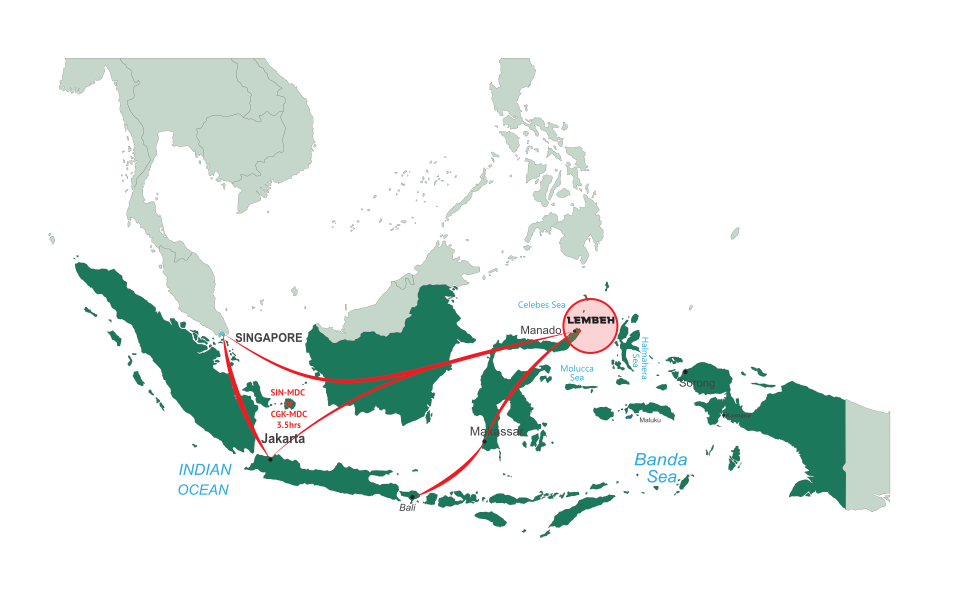
#> input picture design-src/maps/getting-here/base-clean.png, 3810 x 2460 px (shown at 1/4 size)
$ python build_web_images.py
#> lines starting #> are read from the running program, lines starting #| are printed output that depends on the picture
"""Build the web images for the "Getting here" fly map from the clean master.

    base-clean.png  (3810x2460, exported from Affinity with routes kept, planes/Raja
                     Ampat circle/Sorong routes hidden — see README.md)
      → adds the small "Raja Ampat" label
      → crops to the content (+20px margin) and scales to 2000px wide
      → assets/images/map/getting-here-map.webp / .jpg

The crop box is also the SVG viewBox in assets/data/maps/getting-here-lembeh.json —
if you change CROP, update "viewBox" there too.

Run:  python build_web_images.py      (needs Pillow)
"""
from pathlib import Path
from PIL import Image, ImageDraw, ImageFont

HERE = Path(__file__).parent
THEME = HERE.parents[2]
OUT = THEME / 'assets' / 'images' / 'map'

CROP = (174, 212, 3580, 2171)   # page pixels: content bbox (194,232)-(3560,2151) + 20px
WIDTH = 2000

LABELS = [
    # text, (x, y) in page pixels (anchor: middle of the baseline), size, colour
    ('Raja Ampat', (2700, 1402), 34, (61, 61, 61)),
]

im = Image.open(HERE / 'base-clean.png').convert('RGB')
#> im is the input picture: PIL image 3810x2460 RGB; mean R, G, B 233.5, 240.2, 237.4
draw = ImageDraw.Draw(im)
for text, xy, size, colour in LABELS:
    font = ImageFont.truetype('arial.ttf', size)
    draw.text(xy, text, font=font, fill=colour, anchor='ms')

web = im.crop(CROP)
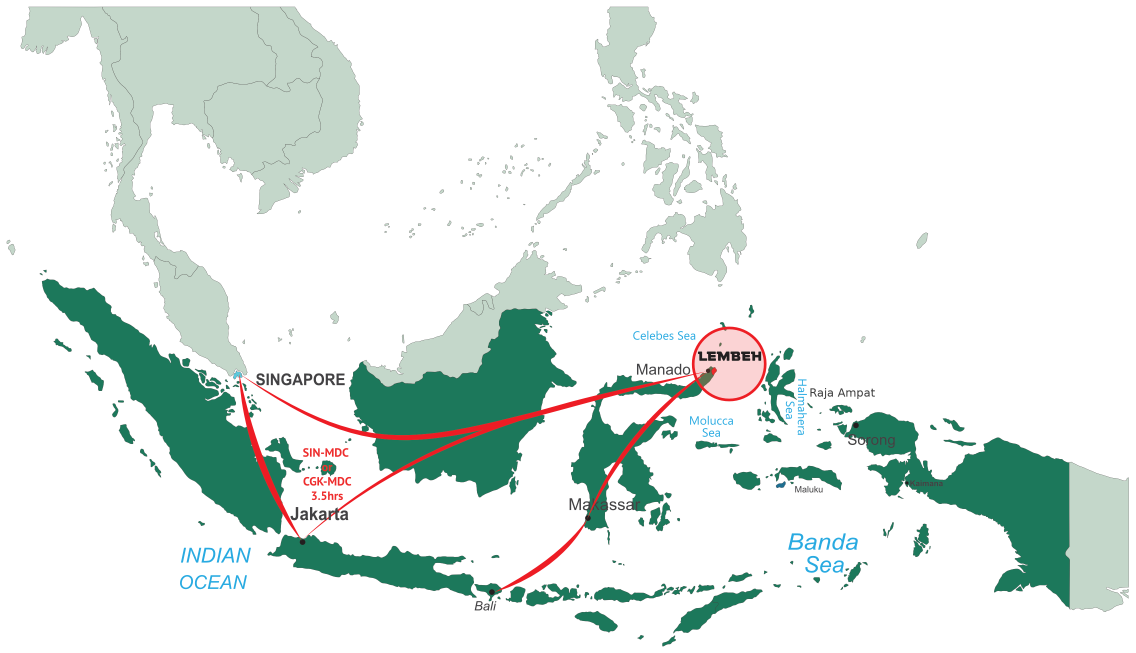
#> web: PIL image 3406x1959 RGB (shown at 1/3 size); mean R, G, B 224.7, 234.1, 230.2
web = web.resize((WIDTH, round(web.height * WIDTH / web.width)), Image.Resampling.LANCZOS)
#> web: PIL image 2000x1150 RGB
OUT.mkdir(parents=True, exist_ok=True)
web.save(OUT / 'getting-here-map.webp', quality=86, method=6)
web.save(OUT / 'getting-here-map.jpg', quality=86, optimize=True, progressive=True)
for ext in ('webp', 'jpg'):
    f = OUT / f'getting-here-map.{ext}'
    print(f.name, web.size, f.stat().st_size // 1024, 'KB')
print('viewBox:', CROP[0], CROP[1], CROP[2] - CROP[0], CROP[3] - CROP[1])
